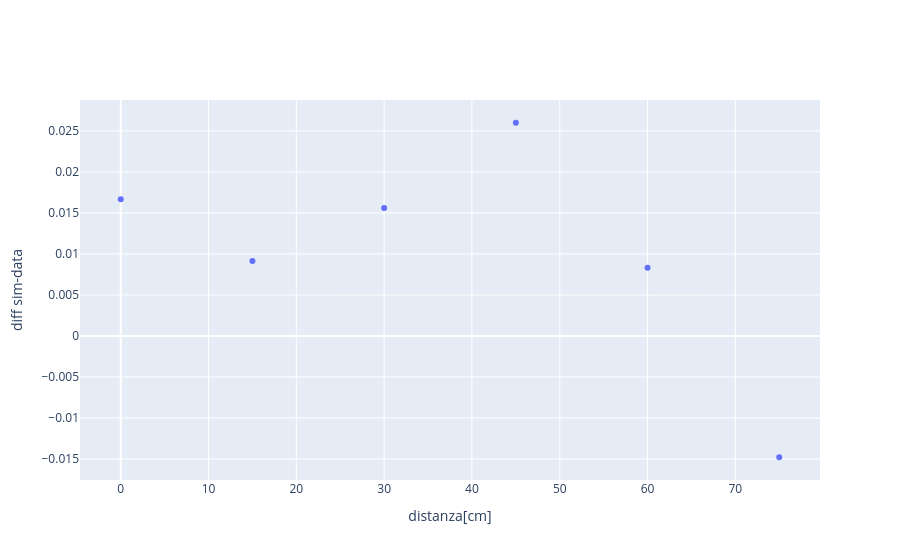

The notebook cell saved with this chart:
### Markdown cell above
## diff

### Code cell
fig = go.Figure()

fig.add_trace( go.Scatter( x = sim_P['Mx'] , y = -((df_P[' pgm_triple'])/(df_P[' gm_doppie']) - (sim_P['triple'].to_numpy())/(sim_P['doppie'].to_numpy())) , mode = 'markers' , name = 'P'))

fig.update_xaxes( title_text = 'distanza[cm]')
fig.update_yaxes( title_text = 'diff sim-data')
fig.show()

### Figure 1 — Plotly figure (JSON) as saved in the notebook; plotly's stock layout.template omitted (floating-point values rounded to 4 significant figures)
{"data": [{"mode": "markers", "name": "P", "type": "scatter", "x": [0, 15, 30, 45, 60, 75], "y": [0.01666, 0.009143, 0.01559, 0.026, 0.008325, -0.01479]}], "layout": {"xaxis": {"title": {"text": "distanza[cm]"}}, "yaxis": {"title": {"text": "diff sim-data"}}}}
